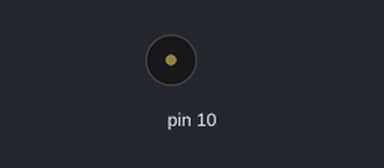
Simulated run of this program. Board: Arduino Uno, built with avr-gcc and run on an emulated ATmega328P. On the bench: buzzer (waves = sounding). At 40.9 s the program stops and its outputs stay as they are.

Above: at 0.1 s.
At 28.2 s:
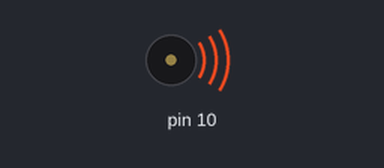
Timing chart, 0 to 42.4 s (numbered marks = the images above):
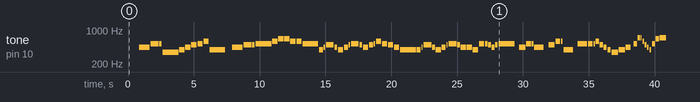

Measured:
- by itself, tone on pin 10: plays 440 Hz for 0.80 s, 523 Hz for 0.60 s, 523 Hz for 0.20 s, 349 Hz for 1.2 s, 392 Hz for 0.40 s, 440 Hz for 0.40 s … (83 notes in this stretch)

The program:

main.cpp
```cpp
#include <Arduino.h>

#ifdef _EXPERIMENT_1_ // new song

#include "buzzer.h"
#include "ocanada.h"

Buzzer buzzer = {10};

void setup() {
  #ifdef _PRINT_
  Serial.begin(9600);
  #endif
  o_canada.playCount = 1;
  pinMode(buzzer.pin, OUTPUT);
}

void loop() {
  while (o_canada.playCount){
    #ifdef _PRINT_
    Serial.print("Playing note");
    Serial.println(o_canada.step);
    #endif
    play(buzzer, &o_canada);
    #ifdef _EXPERIMENT_2_
    if(o_canada.step == 57) o_canada.tempo = 60;
    if(o_canada.step == 77) o_canada.tempo = 30;
    #endif
  }
  while(true){};
}

#else
int speakerPin = 10;               //the pin that buzzer is connected to

void play( char note, int beats);

void setup()
{
  pinMode(speakerPin, OUTPUT);    //set the output pin for the speaker
}

void loop()
{

  play('g', 2);       //ha
  play('g', 1);       //ppy
  play('a', 4);       //birth
  play('g', 4);       //day
  play('C', 4);       //to
  play('b', 4);       //you

  play(' ', 2);       //pause for 2 beats

  play('g', 2);       //ha
  play('g', 1);       //ppy
  play('a', 4);       //birth
  play('g', 4);       //day
  play('D', 4);       //to
  play('C', 4);       //you

  play(' ', 2);       //pause for 2 beats

  play('g', 2);       //ha
  play('g', 1);       //ppy
  play('G', 4);       //birth
  play('E', 4);       //day
  play('C', 4);       //dear
  play('b', 4);       //your
  play('a', 6);       //name

  play(' ', 2);       //pause for 2 beats

  play('F', 2);       //ha
  play('F', 1);       //ppy
  play('E', 4);       //birth
  play('C', 4);       //day
  play('D', 4);       //to
  play('C', 6);       //you

  while (true) {}     //get stuck in this loop forever so that the song only plays once
}


void play( char note, int beats)
{
  int numNotes = 14;  // number of notes in our note and frequency array (there are 15 values, but arrays start at 0)

  //Note: these notes are C major (there are no sharps or flats)

  //this array is used to look up the notes
  char notes[] = { 'c', 'd', 'e', 'f', 'g', 'a', 'b', 'C', 'D', 'E', 'F', 'G', 'A', 'B', ' '};
  //this array matches frequencies with each letter (e.g. the 4th note is 'f', the 4th frequency is 175)
  int frequencies[] = {131, 147, 165, 175, 196, 220, 247, 262, 294, 330, 349, 392, 440, 494, 0};

  int currentFrequency = 0;    //the frequency that we find when we look up a frequency in the arrays
  int beatLength = 150;   //the length of one beat (changing this will speed up or slow down the tempo of the song)

  //look up the frequency that corresponds to the note
  for (int i = 0; i < numNotes; i++)  // check each value in notes from 0 to 14
  {
    if (notes[i] == note)             // does the letter passed to the play function match the letter in the array?
    {
      currentFrequency = frequencies[i];   // Yes! Set the current frequency to match that note
    }
  }

  //play the frequency that matched our letter for the number of beats passed to the play function
  tone(speakerPin, currentFrequency, beats * beatLength);
  delay(beats * beatLength);  //wait for the length of the tone so that it has time to play
  delay(50);                  //a little delay between the notes makes the song sound more natural

}

#endif

/* CHART OF FREQUENCIES FOR NOTES IN C MAJOR
  Note      Frequency (Hz)
  c        131
  d        147
  e        165
  f        175
  g        196
  a        220
  b        247
  C        262
  D        294
  E        330
  F        349
  G        392
  A        440
  B        494
*/
```

buzzer.h
```cpp
#ifndef BUZZER_H
#define BUZZER_H

struct Buzzer{
    int pin;
};

struct Note{
    char note;
    int frequency;
};

struct Chord{
    char note;
    int count;
};

struct Song{
    int length;
    Chord* music;
    int tempo;
    int step;
    int playCount;
};

const int numNotes = 15;
const Note notes[numNotes] = { {' ',0},
                {'c',262},{'d',294},{'e',330},{'f',349},{'g',392},{'a',440},{'b',494},
                {'C',523},{'D',587},{'E',659},{'F',698},{'G',784},{'A',880},{'B',988} };

Note find(char note) {
    for(int i = 1 ; i < numNotes ; ++i)
        if(notes[i].note == note) return notes[i];
    return notes[0]; // note not found return a rest
}

void play(Buzzer buzzer, Song *song) {
    auto chord = song->music[song->step];
    auto note = find(chord.note);
    auto len = chord.count * song->tempo;
    tone(buzzer.pin, note.frequency, len);
    ++song->step;
    if(song->step >= song->length) {
        song->step = 0;
        --song->playCount;
    }
    delay(len);
    delay(60);
}

#endif
```

ocanada.h
```cpp
#ifndef OCANADA_H
#define OCANADA_H

#include "buzzer.h"

// score from https://en.wikipedia.org/wiki/O_Canada
const Chord chords[89]= {
        {' ',8}, // rest for intro
        {'a',8},{'C',6},{'C',2},{'f',12},{'g',4},{'a',4},{'b',4},{'C',4},{'D',4},{'g',12},
        {' ',4},{'a',8},{'b',6},{'b',2},{'C',12},{'D',4},{'E',4},{'E',4},{'D',4},{'D',4},
        {'C',12},{'g',3},{'a',1},{'b',6},{'a',2},{'g',4},{'a',3},{'b',1},{'C',6},{'b',2},
        {'a',4},{'b',3},{'C',1},{'D',4},{'C',4},{'b',4},{'a',4},{'g',12},{'g',3},{'a',1},
        {'b',6},{'a',2},{'g',4},{'a',3},{'b',1},{'C',6},{'b',2},{'a',4},{'a',4},{'g',4},
        {'C',4},{'C',2},{'b',2},{'a',2},{'b',2},{'C',12},{' ',4},{'a',8},{'C',6},{'C',2},
        {'a',12},{' ',4},{'b',8},{'D',6},{'D',2},{'g',12},{' ',4},{'C',12},{'C',6},{'C',2},
        {'D',4},{'b',4},{'a',4},{'g',4},{'f',8},{'g',8},{'a',12},{' ',4},{'C',8},{'F',6},
        {'F',2},{'D',4},{'b',4},{'a',4},{'g',4},{'C',8},{'E',8},{'F',16}
    };

Song o_canada = {
    .length = 89,
    .music = chords,
    .tempo = 100,
    .step = 0,
    .playCount = 0
};

#endif
```
